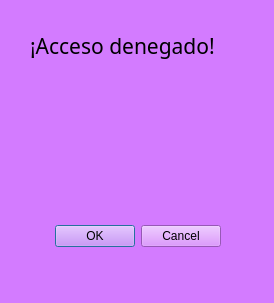
<?xml version="1.0" encoding="UTF-8"?>
<ui version="4.0">
 <class>mensajeError</class>
 <widget class="QDialog" name="mensajeError">
  <property name="geometry">
   <rect>
    <x>0</x>
    <y>0</y>
    <width>274</width>
    <height>303</height>
   </rect>
  </property>
  <property name="windowTitle">
   <string>Error al iniciar sesión</string>
  </property>
  <property name="styleSheet">
   <string notr="true">background-color: rgb(211, 123, 255);</string>
  </property>
  <widget class="QDialogButtonBox" name="buttonBox">
   <property name="geometry">
    <rect>
     <x>-120</x>
     <y>220</y>
     <width>341</width>
     <height>32</height>
    </rect>
   </property>
   <property name="font">
    <font>
     <family>OCR A Extended</family>
     <pointsize>16</pointsize>
    </font>
   </property>
   <property name="orientation">
    <enum>Qt::Horizontal</enum>
   </property>
   <property name="standardButtons">
    <set>QDialogButtonBox::Cancel|QDialogButtonBox::Ok</set>
   </property>
  </widget>
  <widget class="QLabel" name="label">
   <property name="geometry">
    <rect>
     <x>30</x>
     <y>10</y>
     <width>221</width>
     <height>71</height>
    </rect>
   </property>
   <property name="font">
    <font>
     <family>OCR A Extended</family>
     <pointsize>16</pointsize>
    </font>
   </property>
   <property name="text">
    <string>¡Acceso denegado!</string>
   </property>
  </widget>
  <widget class="QLabel" name="label_2">
   <property name="geometry">
    <rect>
     <x>70</x>
     <y>70</y>
     <width>121</width>
     <height>121</height>
    </rect>
   </property>
   <property name="text">
    <string/>
   </property>
   <property name="pixmap">
    <pixmap>../../../../../Downloads/danger.png</pixmap>
   </property>
  </widget>
 </widget>
 <resources/>
 <connections>
  <connection>
   <sender>buttonBox</sender>
   <signal>accepted()</signal>
   <receiver>mensajeError</receiver>
   <slot>accept()</slot>
   <hints>
    <hint type="sourcelabel">
     <x>248</x>
     <y>254</y>
    </hint>
    <hint type="destinationlabel">
     <x>157</x>
     <y>274</y>
    </hint>
   </hints>
  </connection>
  <connection>
   <sender>buttonBox</sender>
   <signal>rejected()</signal>
   <receiver>mensajeError</receiver>
   <slot>reject()</slot>
   <hints>
    <hint type="sourcelabel">
     <x>316</x>
     <y>260</y>
    </hint>
    <hint type="destinationlabel">
     <x>286</x>
     <y>274</y>
    </hint>
   </hints>
  </connection>
 </connections>
</ui>
